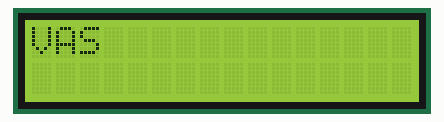
This program was run on a simulated ATmega16, built with avr-gcc and emulated at 1 MHz. On the bench: 16×2 character LCD. Wiring (inferred from the names in the program): character LCD (HD44780): RS PC6; E PC7; data PA4, PA5, PA6, PA7.

Above: at 0.1 s.
At 4.2 s:
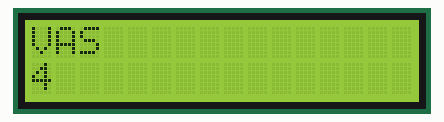
At 9.3 s:
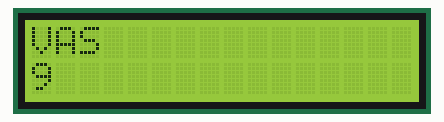
At 18.6 s:
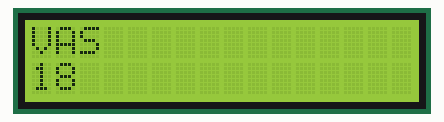
At 27.9 s:
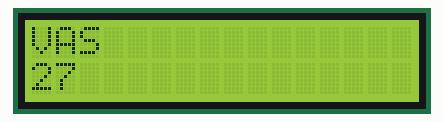
At 38.2 s:
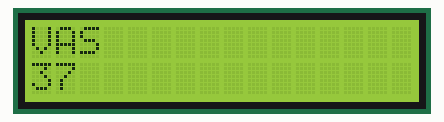

Measured:
- what the display in image 0 shows lasts 1.0 s, from 0.1 s to 1.1 s

The program:

main.c
```c
/*
 * LCD 4 BIT.c
 *
 * Created: 25-04-2024 17:51:16
 * Author : SRIDHAR
 */

#define F_CPU 1000000UL					/* Define CPU Frequency e.g. here 8MHz */
#include <avr/io.h>						/* Include AVR std. library file */
#include <util/delay.h>					/* Include inbuilt defined Delay header file */
#include "lcd_4_bit.h"

int Value;

int main()
{
	LCD_Init();							/* Initialize LCD */

	while (1)
	{
		Value++;

		lcd_cursor(1,0);				/* Go to 1st line*/
		LCD_String("VAS");				/* write string on 1st line of LCD*/
//		LCD_Command (0x1C);
		_delay_ms(1000);

		lcd_cursor(2,0);				/* Go to 2nd line*/
		LCD_number(Value);
	}
}
```

lcd_4_bit.h
```c
/*
 * LCD_4_BIT.h
 *
 * Created: 26-04-2024 14:24:50
 *  Author: SRIDHAR
 */

#define LCD_Data_Dir		DDRA		/* Define LCD data port direction */
#define LCD_Command_Dir		DDRC		/* Define LCD command port direction register */

#define LCD_Data_Port		PORTA		/* Define LCD data port */
#define LCD_Command_Port	PORTC		/* Define LCD data port */

#define RS PC6							/* Define Register Select (data/command reg.)pin */
#define EN PC7							/* Define Enable signal pin */

void LCD_Command(unsigned char cmnd)
{
	LCD_Command_Port &= ~(1<<RS);		/* RS=0 command reg. */

	LCD_Command_Port |= (1<<EN);		/* Enable pulse */
	LCD_Data_Port = (LCD_Data_Port & 0X0F)|(cmnd & 0XF0);		/* sending upper nibble */
	_delay_us(1000);
	LCD_Command_Port &= ~(1<<EN);
	_delay_ms(1);

	LCD_Command_Port |= (1<<EN);		/* Enable pulse */
	LCD_Data_Port = (LCD_Data_Port & 0X0F)|(cmnd<<4);			/* sending lower nibble */
	_delay_us(1000);
	LCD_Command_Port &= ~(1<<EN);
	_delay_ms(1);
}

void LCD_Char (unsigned char char_data)	/* LCD data write function */
{
	LCD_Command_Port |= (1<<RS);		/* RS=1 Data reg. */

	LCD_Command_Port |= (1<<EN);		/* Enable Pulse */
	LCD_Data_Port = (LCD_Data_Port & 0X0F)|(char_data & 0XF0);	/* sending upper nibble */
	_delay_us(1000);
	LCD_Command_Port &= ~(1<<EN);
	_delay_ms(1);

	LCD_Command_Port |= (1<<EN);		/* Enable Pulse */
	LCD_Data_Port = (LCD_Data_Port & 0X0F)|(char_data<<4);		/* sending lower nibble */
	_delay_us(1000);
	LCD_Command_Port &= ~(1<<EN);
	_delay_ms(1);
}

void LCD_String (char *str)				/* Send string to LCD function */
{
	int i;
	for(i=0;str[i]!=0;i++)				/* Send each char of string till the NULL */
	{
		LCD_Char (str[i]);
	}
}

void LCD_number(uint32_t Number)
{
	uint8_t str[12];
	uint8_t i,len = 0;
	uint32_t n;
	n = Number;

	if(n == 0)							/* Initially the value of number is '0' */
	{
		str[0] = '0';					/* Directly send the '0' to the display */
		str[1] = '\0';					/* Check the null condition */
	}
	else
	{
		while (n != 0)					/* Find the total length of the number */
		{
			len++;
			n = n/10;
		}
		for (i = 0; i < len; i++)		/* Converting number into the string */
		{
			str[len - (i + 1)]  = ((Number % 10)+48);
			Number = Number / 10;
		}
		str[len] = '\0';				/* Check the null condition */
	}

	for(i = 0;((str[i] != '\0') && (i <= len));i++)				/* Send the number string into the character */
	{
		LCD_Char(str[i]);
	}
}

void lcd_cursor(unsigned char row,unsigned char col)
{
	if(row==1)
	LCD_Command(0X80+col);
	if(row==2)
	LCD_Command(0XC0+col);
	if(row==3)
	LCD_Command(0X94+col);
	if(row==4)
	LCD_Command(0XD4+col);
}

void LCD_Clear()
{
	LCD_Command (0x01);					/* clear display */
	LCD_Command (0x80);					/* cursor at home position */
}

void LCD_Init (void)					/* LCD Initialize function */
{
	LCD_Command_Dir |= (1<<PINC6);		/* Make LCD command port direction as o/p */
	LCD_Command_Dir |= (1<<PINC7);		/* Make LCD command port direction as o/p */

	LCD_Data_Dir |= (1<<PINA4);			/* Make LCD data port direction as o/p */
	LCD_Data_Dir |= (1<<PINA5);			/* Make LCD data port direction as o/p */
	LCD_Data_Dir |= (1<<PINA6);			/* Make LCD data port direction as o/p */
	LCD_Data_Dir |= (1<<PINA7);			/* Make LCD data port direction as o/p */

	_delay_ms(20);						/* LCD Power ON delay always >15ms */

	LCD_Command (0x02);					/* send for 4 bit initialization of LCD  */
	LCD_Command (0x28);					/* 2 line, 5*7 matrix in 4-bit mode */
	LCD_Command (0x0C);					/* Display ON Cursor OFF */
	LCD_Command (0x06);					/* Auto Increment cursor */
	LCD_Command (0x01);					/* Clear display */
	LCD_Command (0x80);					/* Cursor at home position */
}
```
